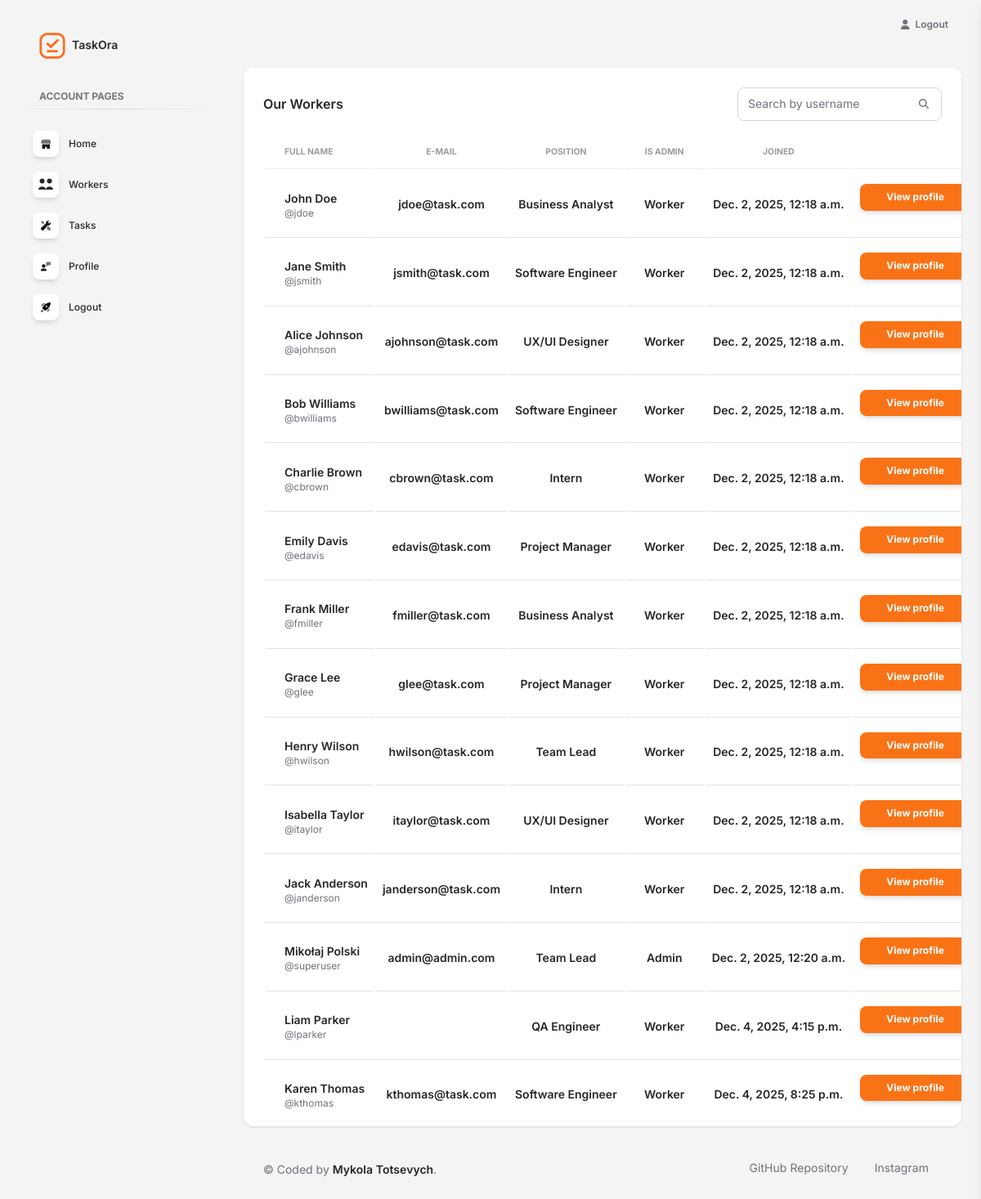
Screenshot of /profiles/ (signed in) with the database file from the repository.
### task_manager/models.py (models this page shows, shortened)
class Worker(AbstractUser):
    bio = models.TextField(null= True, blank=True)
    position = models.ForeignKey(
        Position,
        on_delete=models.CASCADE,
        related_name="workers"
    )

class Position(models.Model):
    name = models.CharField(max_length=255, unique=True)
    class Meta:
        ordering = ("name",)
    def __str__(self):
        return self.name

### task_manager/views.py (the view)
# urls.py: path("profiles/", WorkerListView.as_view(), name="profile-list"),
class WorkerListView(LoginRequiredMixin, generic.ListView):
    model = Worker
    template_name = "task_manager/profile_list.html"
    def get_queryset(self):
        queryset = Worker.objects.select_related("position")
        form = WorkerSearchForm(self.request.GET)
        if form.is_valid():
            queryset = queryset.filter(username__icontains=form.cleaned_data["username"])
        return queryset
    def get_context_data(self, **kwargs):
        context = super().get_context_data(**kwargs)
        form = WorkerSearchForm(self.request.GET)
        context["form"] = form
        return context

### task_manager/forms.py
class WorkerSearchForm(forms.Form):
    username = forms.CharField(
        max_length=150,
        required=False,
        label="",
        widget=forms.TextInput(attrs={
            "placeholder": "Search by username",
            "class": "form-control",
        })
    )

### task_manager/templatetags/admin_soft.py (called while the page is built)
@assignment_tag(takes_context=True)
def get_direction(context):
    res = {
        'panel': 'text-left',
        'notify': 'right',
        'float': 'float-right',
        'reverse_panel': 'text-right',
        'nav': 'ml-auto'
    }
    if context.get('LANGUAGE_BIDI'):
        res['panel'] = 'text-right'
        res['notify'] = 'left'
        res['float'] = ''
        res['reverse_panel'] = 'text-left'
        res['nav'] = 'mr-auto'
    return res

@assignment_tag(takes_context=True)
def get_admin_setting(context):
    res = {
    }
    return res

### templates/task_manager/profile_list.html
{% extends "layouts/base.html" %}
{% load crispy_forms_filters %}
{% load static %}
{% block content %}
  <div class="container-fluid py-4">
    <div class="row">
      <div class="col-12">
        <div class="card mb-4">
          <div class="card-header pb-0">
            <div class="d-flex justify-content-between align-items-center mb-3">
              <h6 class="mb-0">Our Workers</h6>
              <form action="" method="get" class="position-relative" style="width: 250px;">
                {{ form.username }}
                <button type="submit" class="btn position-absolute end-0 top-0 bottom-0 px-3 border-0 bg-transparent shadow-none">
                  <i class="fas fa-search text-secondary"></i>
                </button>
              </form>
            </div>
          </div>
          <div class="card-body px-0 pt-0 pb-2">
            <div class="table-responsive px-4" style="max-height: 72vh; overflow-y: auto;">
              <table class="table align-items-center mb-0">
                {% if worker_list %}
                  <thead>
                    <tr>
                      <th class="text-uppercase text-secondary text-xxs font-weight-bolder opacity-7">Full name</th>
                      <th class="text-center text-uppercase text-secondary text-xxs font-weight-bolder opacity-7">E-mail</th>
                      <th class="text-center text-uppercase text-secondary text-xxs font-weight-bolder opacity-7">Position</th>
                      <th class="text-center text-uppercase text-secondary text-xxs font-weight-bolder opacity-7">Is Admin</th>
                      <th class="text-center text-uppercase text-secondary text-xxs font-weight-bolder opacity-7">Joined</th>
                      <th class="text-secondary opacity-7"></th>
                    </tr>
                  </thead>
                  <tbody>
                    {% for worker in worker_list %}
                      <tr>
                        <td class="align-middle ps-4 py-3">
                          {% if worker.first_name and  worker.last_name %}
                            <h6 class="mb-0 text-sm">{{ worker.first_name }} {{ worker.last_name }}</h6>
                          {% else %}
                            <h6 class="mb-0 text-sm">Full name not saved yet.</h6>
                          {% endif %}
                          <p class="text-xs text-secondary mb-0">@{{ worker.username }}</p>
                        </td>
                        <td class="align-middle px-2 py-3 text-center">
                          <h6 class="mb-0 text-sm">{{ worker.email }}</h6>
                        </td>
                        <td class="align-middle px-2 py-3 text-center">
                          <h6 class="mb-0 text-sm">{{ worker.position }}</h6>
                        </td>
                        <td class="align-middle px-2 py-3 text-center">
                          {% if worker.is_staff %}
                            <h6 class="mb-0 text-sm">Admin</h6>
                          {% else %}
                            <h6 class="mb-0 text-sm">Worker</h6>
                          {% endif %}
                        </td>
                        <td class="align-middle px-2 py-3 text-center">
                          <h6 class="mb-0 text-sm">{{ worker.date_joined }}</h6>
                        </td>
                        <td class="align-middle px-2 py-3 text-center">
                          <a href="{% url "task_manager:profile-detail" worker.id %}" class="btn btn-primary btn-sm">
                            View profile
                          </a>
                        </td>
                      </tr>
                    {% endfor %}
                  </tbody>
                {% else %}
                  <div class="card-body px-4 py-3">
                    <h6 class="mb-0">There are no active workers.</h6>
                  </div>
                {% endif %}
              </table>
            </div>
          </div>
        </div>
      </div>
    </div>
    {% include "includes/footer.html" %}
  </div>
{% endblock content %}

### rows the page displays
Worker: first_name "John", last_name "Doe", username "jdoe", email "jdoe@task.com", position "Business Analyst", is_staff "Worker", date_joined "Dec. 2, 2025, 12:18 a.m."
Worker: first_name "Jane", last_name "Smith", username "jsmith", email "jsmith@task.com", position "Software Engineer", is_staff "Worker", date_joined "Dec. 2, 2025, 12:18 a.m."
Worker: first_name "Alice", last_name "Johnson", username "ajohnson", email "ajohnson@task.com", position "UX/UI Designer", is_staff "Worker", date_joined "Dec. 2, 2025, 12:18 a.m."
Worker: first_name "Bob", last_name "Williams", username "bwilliams", email "bwilliams@task.com", position "Software Engineer", is_staff "Worker", date_joined "Dec. 2, 2025, 12:18 a.m."
Worker: first_name "Charlie", last_name "Brown", username "cbrown", email "cbrown@task.com", position "Intern", is_staff "Worker", date_joined "Dec. 2, 2025, 12:18 a.m."
Worker: first_name "Emily", last_name "Davis", username "edavis", email "edavis@task.com", position "Project Manager", is_staff "Worker", date_joined "Dec. 2, 2025, 12:18 a.m."
Worker: first_name "Frank", last_name "Miller", username "fmiller", email "fmiller@task.com", position "Business Analyst", is_staff "Worker", date_joined "Dec. 2, 2025, 12:18 a.m."
Worker: first_name "Grace", last_name "Lee", username "glee", email "glee@task.com", position "Project Manager", is_staff "Worker", date_joined "Dec. 2, 2025, 12:18 a.m."
Worker: first_name "Henry", last_name "Wilson", username "hwilson", email "hwilson@task.com", position "Team Lead", is_staff "Worker", date_joined "Dec. 2, 2025, 12:18 a.m."
Worker: first_name "Isabella", last_name "Taylor", username "itaylor", email "itaylor@task.com", position "UX/UI Designer", is_staff "Worker", date_joined "Dec. 2, 2025, 12:18 a.m."
Worker: first_name "Jack", last_name "Anderson", username "janderson", email "janderson@task.com", position "Intern", is_staff "Worker", date_joined "Dec. 2, 2025, 12:18 a.m."
Worker: first_name "Mikołaj", last_name "Polski", username "superuser", email "admin@admin.com", position "Team Lead", is_staff "Admin", date_joined "Dec. 2, 2025, 12:20 a.m."
Worker: first_name "Liam", last_name "Parker", username "lparker", position "QA Engineer", is_staff "Worker", date_joined "Dec. 4, 2025, 4:15 p.m."
Worker: first_name "Karen", last_name "Thomas", username "kthomas", email "kthomas@task.com", position "Software Engineer", is_staff "Worker", date_joined "Dec. 4, 2025, 8:25 p.m."
